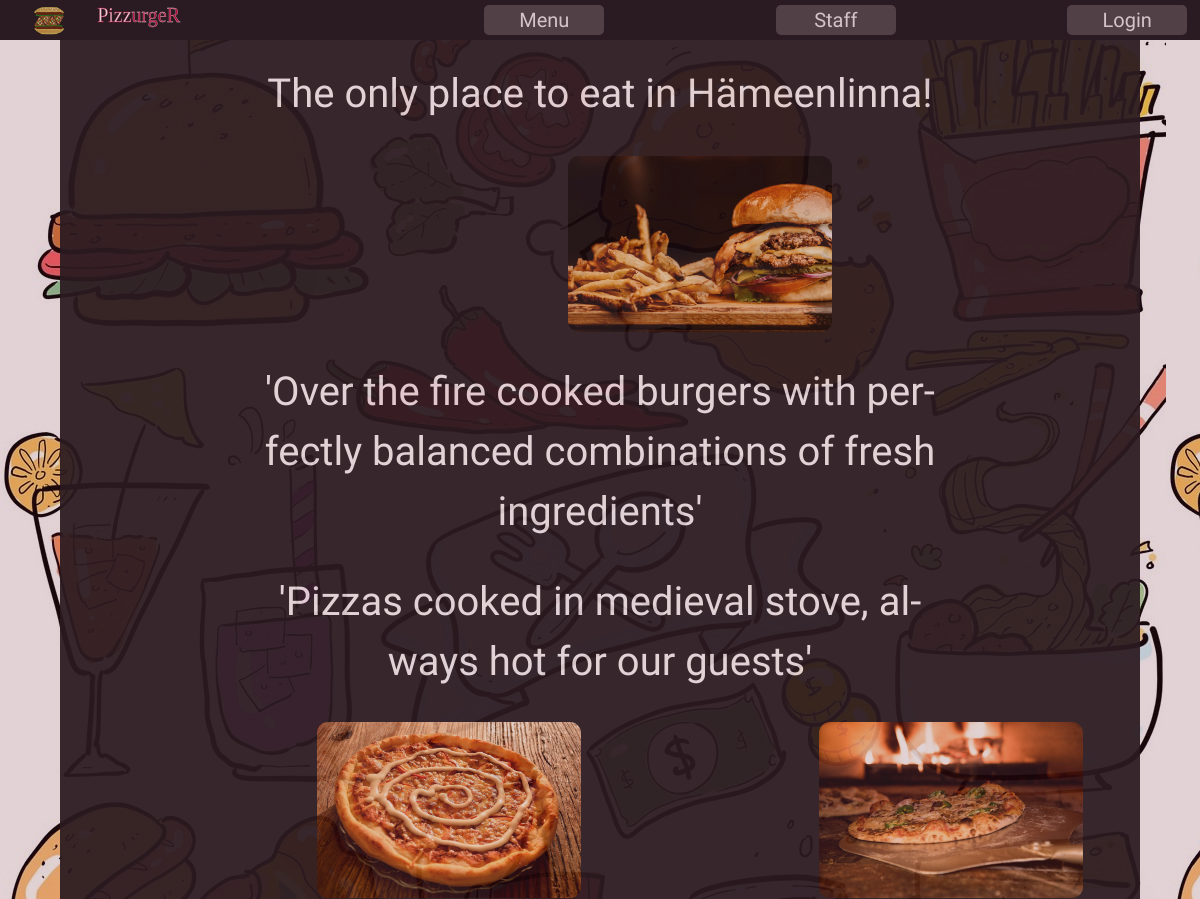
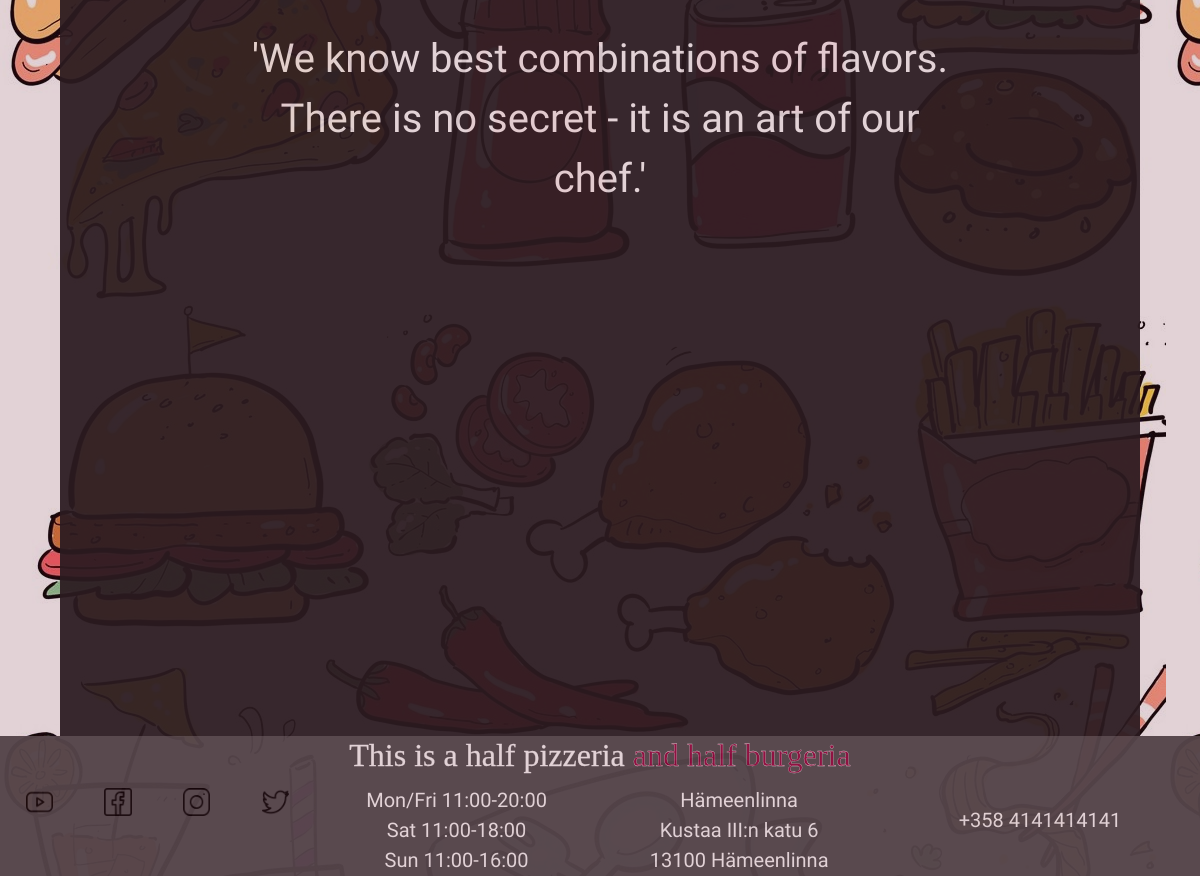
/layout/index.php, run on the app's committed database (2 pictures, top to bottom).
### tables this page shows
CREATE TABLE `main` (
  `id` int NOT NULL,
  `name` varchar(60) DEFAULT NULL,
  `img_name` varchar(60) NOT NULL,
  `img_link` varchar(60) NOT NULL,
  `text` varchar(200) NOT NULL,
  `visible` tinyint(1) NOT NULL
);

### layout/index.php (the view, shortened to what this page needs)
<?php include "header.php"?>
        <div class="cntrblock">
            <h1>The only place to eat in Hämeenlinna! </h1>
        </div>
        <?php
include "db.php";
$sql = "select * from main";
$result = $connection -> query($sql);
if($result->num_rows >0)
{
    $num = 1;
    while($row = $result -> fetch_assoc()){
        if ($num % 2 != 0){
            echo "
            <div class='imgblock'><img src='$row[img_link]' alt='$row[img_name]'></div>
            <div class='txtblock'>'$row[text]'</div>
            ";
        }
        else{
            echo "
            <div class='txtblock'>'$row[text]'</div>
            <div class='imgblock'><img src='$row[img_link]' alt='$row[img_name]'></div>
            ";
        }
        $num++;
    }
}
        ?>
        <div class="cntrblock">
            <iframe class="googlemap" src="https://www.google.com/maps/embed?pb=!1m18!1m12!1m3!1d1934.0928626833834!2d24.4601133!3d61.0034388!2m3!1f0!2f0!3f0!3m2!1i1024!2i768!4f13.1!3m3!1m2!1s0x468e5dbef602a7e1%3A0xcacad440ad4f93de!2sKustaa%20III%3An%20katu%206%2C%2013100%20H%C3%A4meenlinna!5e0!3m2!1sfi!2sfi!4v1674664626136!5m2!1sfi!2sfi" width="600" height="450" style="border:0;" allowfullscreen="" loading="lazy"></iframe>
        </div>
<?php include "footer.php"; ?>

### layout/header.php (shortened to what this page needs)
<!DOCTYPE html>
<html lang="en">
<head>
    <link href="https://cdn.jsdelivr.net/npm/bootstrap@5.3.0-alpha1/dist/css/bootstrap.min.css" rel="stylesheet">
    <link rel="stylesheet" href="style.css">
    <link rel="stylesheet" href="menu.css">
    <link rel="stylesheet" href="reserve.css">
    <link rel="stylesheet" href="staff.css">
    <link rel="stylesheet" href="contact.css">
</head>
<body>
<div class="grid-container">
    <div class="header">
        <div style="flex-grow: 3; vertical-align: middle; ">
        <?php if(isset($_SESSION["firstname"]) AND isset($_SESSION["surname"])){
        echo "<a href='logout.php' class='button vcenter'>Logout</a>";
        }
            else {
                echo "<a href='login.php' class='button vcenter'>Login</a>";
            }
        ?>
        </div>
        <div style="flex-grow: 3; vertical-align: middle; ">
        </div>
        <div style="flex-grow: 3; vertical-align: middle; "><a href="staff.php" class="button vcenter">Staff</a> </div>
        <div style="flex-grow: 3; vertical-align: middle; ">
         </div>
        <div style="flex-grow: 3; vertical-align: middle; "><a href="menu.php" class="button vcenter">Menu</a> </div>
        <div style="flex-grow: 5;">
        </div>
        <div class="visible" style="flex-grow: 1;"><p>Pizz</p><p1>urgeR</p1></div>
        <div style="flex-grow: 2;"> <a href="index.php"><img style="width: 40px; padding: 5px;" class="vcenter" src="images/logo.png" alt="logo"></a></div>
    </div>
    <div class="main">

### layout/footer.php (shortened to what this page needs)
</div>
    <div class="footer">
    <div style="flex-grow: 24;">
        <h2><p2 style="color:#fff; padding: 0;" >This is a half pizzeria </p2>
    <p3 style="color: #950740; padding: 0 ;">and half burgeria</p3></h2>
    </div>
    <div style="flex-grow: 1;"><img style="width: 35%; border-radius: 0px;" src="images/youtube.jpg" alt="youtube"></div>
    <div style="flex-grow: 1;"><img style="width: 35%; border-radius: 0px;" src="images/facebook.jpg" alt="facebook"></div>
    <div style="flex-grow: 1;"><img style="width: 35%; border-radius: 0px;" src="images/instagram.jpg" alt="instagram"></div>
    <div style="flex-grow: 1;"><img style="width: 35%; border-radius: 0px;" src="images/twitter.jpg" alt="twitter"></div>
    <div style="flex-grow: 7;">Mon/Fri  11:00-20:00<br> Sat 11:00-18:00 <br> Sun 11:00-16:00</div>
    <div style="flex-grow: 7;">Hämeenlinna<br>Kustaa III:n katu 6<br>13100 Hämeenlinna</div>
    <div style="flex-grow: 8; padding: 20px;">+358 4141414141</div>
    </div>
</div>
</body>
</html>

### layout/style.css (style rules this page uses)
body { font-family: 'Ranga', cursive; font-size: 20px; vertical-align: middle; text-align: center; align-content: center; background-color: #6f2232; word-wrap: break-word; hyphens: auto; margin: 0; color: #ffff; position: relative; }
img { border-radius: 11px; width: 100%; }
p { font-family:'Inria Serif'; -webkit-text-stroke-width: 0.3px; -webkit-text-stroke-color: #C3073F; }
p1 { font-family:'Inria Serif'; color:#C3073F; -webkit-text-stroke-width: 0.3px; -webkit-text-stroke-color: #ffffff; }
h2 { font-family:'Rancho', cursive; color:#4E4E50; -webkit-text-stroke-width: 0.3px; -webkit-text-stroke-color: #ffffff; }
.vcenter { margin: 0; position: absolute; top: 50%; -ms-transform: translate(-50%, -50%); transform: translate(-50%, -50%); }
.header { grid-area: header; background-color:#1A1A1D; opacity: 100%; position: sticky; top: 0; z-index: 1; display: flex; flex-direction: row-reverse; align-items: stretch; }
.header a { text-decoration: none; color: #fff; }
.main { grid-area: main; background-color: #1A1A1D; opacity: 93%; display: flex; flex-wrap: wrap; flex-direction: row; justify-content: space-evenly; align-items: center; align-content: space-around; flex-basis: auto; column-gap: 10px; row-gap: 30px; padding: 30px; align-content: stretch; }
.footer { grid-area: footer; background-color:#4E4E50; opacity: 96%; display:flex; flex-wrap: wrap; }
.grid-container { background-image: url('images/bg.jpg'); opacity: 80%; min-height: 100vh; display: grid; }
.grid-container { grid-template-rows: 40px auto 140px; grid-template-columns: 5vw auto auto auto auto auto auto auto auto auto auto 5vw; grid-template-areas: 'header header header header header header header header header header header header' 'left main main main main main main main main main main right' 'footer footer footer footer footer footer footer footer footer footer footer footer'; }
.grid-container > div { object-fit: cover; }
.button { width: 10vw; font-family: 'Ranga', cursive; background-color: #4E4E50; color: #ffff; font-size: 100%; opacity: 93%; border-radius: 5px; }
.imgblock { min-width: 15vw; max-width: 22vw; height: auto; }
.txtblock { min-width: 60%; max-width: 70%; height: auto; flex-grow: auto; }
.cntrblock { min-width:90%; max-width: 100vw;; }
.visible { display: flex; }
.googlemap { max-width: 90%; max-height: 5%; }

### layout/reserve.css (style rules this page uses)
.main { grid-area: main; background-color: #1A1A1D; opacity: 99%; display: flex; flex-wrap: wrap; flex-direction: row; justify-content: space-evenly; align-items: center; align-content: space-around; flex-basis: auto; column-gap: 10px; row-gap: 30px; padding: 30px; align-content: stretch; }

### layout/contact.css (style rules this page uses)
.main { font-size: 40px; }
.googlemap { max-width: 80%; max-height: 8%; }

### data on the page
main: img_link+img_name (picture), text "Over the fire cooked burgers with perfectly balanced combinations of fresh ingredients"
main: text "Pizzas cooked in medieval stove, always hot for our guests", img_link+img_name (picture)
main: img_link+img_name (picture), text "We know best combinations of flavors. There is no secret - it is an art of our chef."
